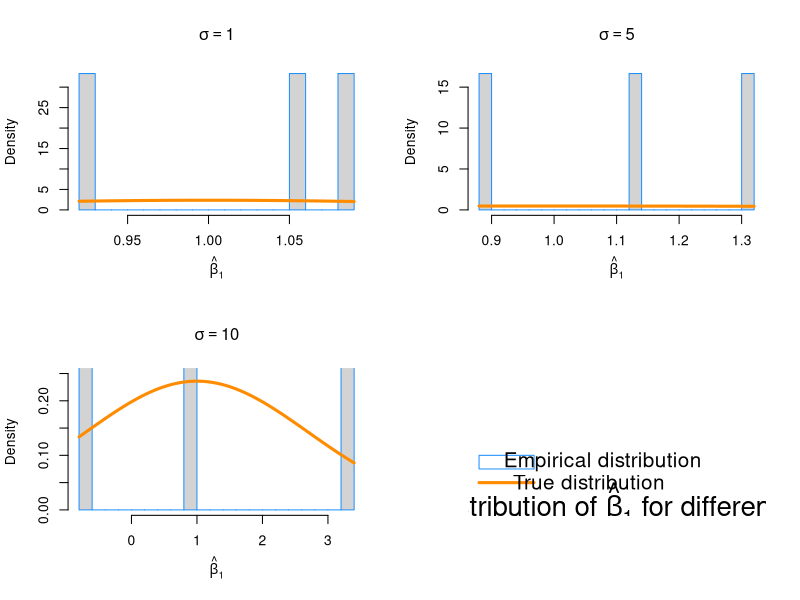
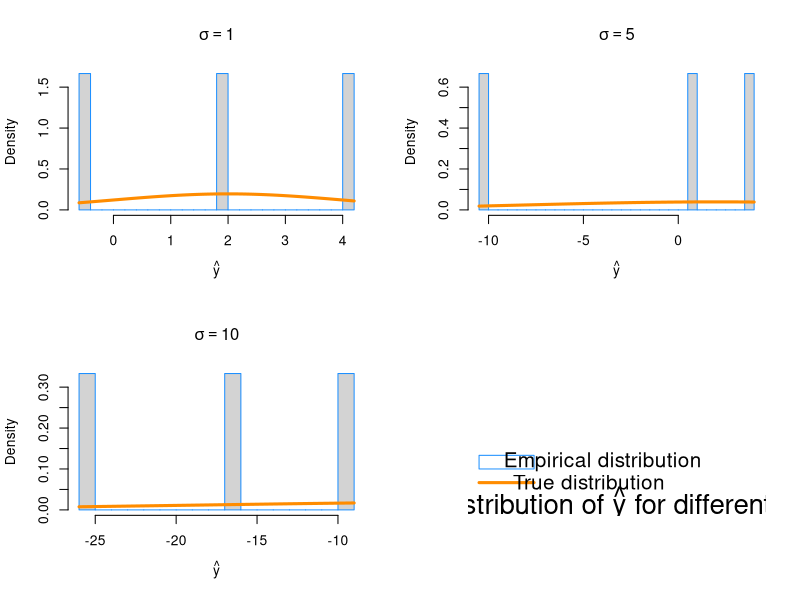
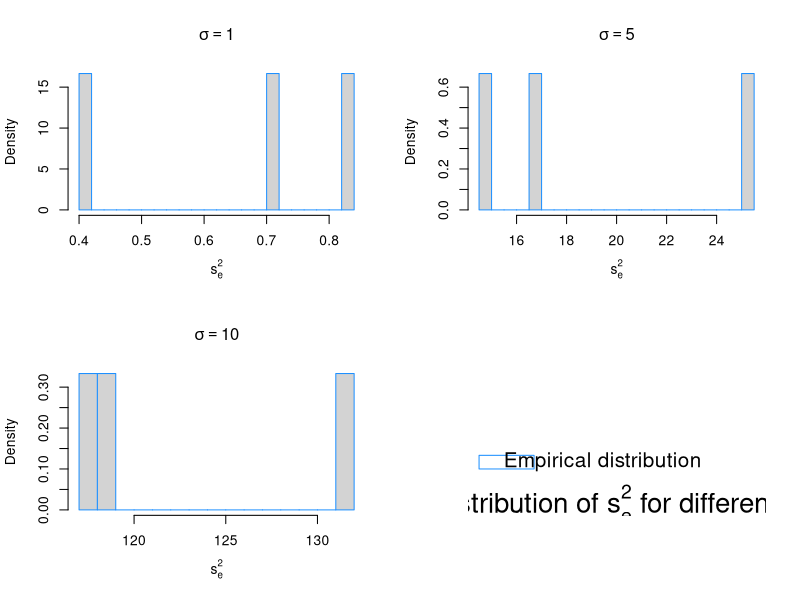
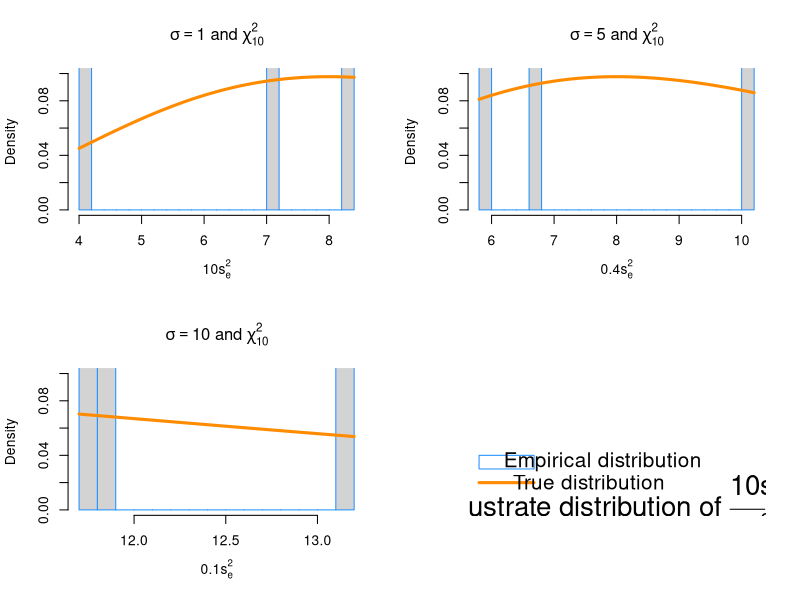

The R source for these figures, in order:
## ---- chunk 1
library(readr)

birthday = 19720816
set.seed(birthday)

BETA_0 = 2
BETA_1 = 1
BETA_2 = 1
BETA_3 = 1
BETA_4 = 1
SIGMA  = c(1, 5, 10)
X_EVAL = c(1, -3, 2.5, 0.5, 0)

NUM_SIMS = 3

sim_data = read_csv("study_1.csv")
sample_size = nrow(sim_data)

DF = sample_size - length(X_EVAL)

beta_hat_1  = matrix(data = 0, nrow = NUM_SIMS, ncol = length(SIGMA))
se_squared  = matrix(data = 0, nrow = NUM_SIMS, ncol = length(SIGMA))
y_hat_eval  = matrix(data = 0, nrow = NUM_SIMS, ncol = length(SIGMA))
## ---- chunk 2
sd_beta_hat_1_true = rep(0, length(SIGMA))
sd_y_hat_eval_true = rep(0, length(SIGMA))
y_hat_eval_true    = (t(X_EVAL) %*% c(BETA_0, BETA_1, BETA_2, BETA_3, BETA_4))[1]

X = cbind(rep(1, sample_size), sim_data$x1, sim_data$x2, sim_data$x3, sim_data$x4)
C = solve(t(X) %*% X)

for (i in 1:length(SIGMA)) {
  sd_beta_hat_1_true[i] = SIGMA[i] * sqrt(C[2, 2])
  sd_y_hat_eval_true[i] = SIGMA[i] * sqrt(t(X_EVAL) %*% C %*% X_EVAL)
}
## ---- chunk 3
for (s in 1:length(SIGMA)) {
  for (i in 1:NUM_SIMS) {
    eps           = rnorm(sample_size, mean = 0 , sd = SIGMA[s])
    sim_data$y    = BETA_0 + BETA_1 * sim_data$x1 + BETA_2 * sim_data$x2 + 
                    BETA_3 * sim_data$x3 + BETA_4 * sim_data$x4 + eps
    fit           = lm(y ~ ., data = sim_data)
    
    beta_hat_1[i, s]  = coef(fit)[2]
    se_squared[i, s]  = sum(fit$residuals ^ 2) / (sample_size - ncol(sim_data))
    y_hat_eval[i, s]  = predict(fit, newdata = data.frame(x1 = X_EVAL[2], x2 = X_EVAL[3],
                                                          x3 = X_EVAL[4], x4 = X_EVAL[5] ))
  }
}

## ---- chunk 4
mean_beta_hat_1 = c(mean(beta_hat_1[,1]), mean(beta_hat_1[,2]), mean(beta_hat_1[,3]))
sd_beta_hat_1   = c(sd(beta_hat_1[,1]), sd(beta_hat_1[,2]), sd(beta_hat_1[,3]))
mean_y_hat_eval = c(mean(y_hat_eval[,1]), mean(y_hat_eval[,2]), mean(y_hat_eval[,3]))
sd_y_hat_eval   = c(sd(y_hat_eval[,1]), sd(y_hat_eval[,2]), sd(y_hat_eval[,3]))
mean_se_squared = c(mean(se_squared[,1]), mean(se_squared[,2]), mean(se_squared[,3]))

table_data = data.frame(BETA_1, mean_beta_hat_1, SIGMA ^ 2, mean_se_squared,
                        y_hat_eval_true, mean_y_hat_eval)
library("knitr")
kable(table_data, col.names = c("$\\beta_1$", "$\\text{E}[\\hat{\\beta}_1]$",
                                "$\\sigma^2$", "$\\text{E}[s_e^2]$", "$\\hat{y}$", 
                                "$\\text{E}[\\hat{y}(x_{eval})]$"),
      caption = "Table 1")
## ---- chunk 5
plot_legend = function (title, showTrue = TRUE) {
  plot.new()
  plot.window(c(0,10), c(0,10))
  text(5, 0.5, title, 
      col = "black", cex = 2)
  rect(0, 3, 2, 4, border = "dodgerblue")
  text(4.5, 3.5, "Empirical distribution", cex = 1.5)
  if(showTrue) {
    lines(c(0, 2), c(2,2), col = "darkorange", lwd = 3)
    text(4, 2, "True distribution", cex = 1.5)    
  }
}

par(mfrow = c(2,2))

for (i in 1:length(SIGMA)) {
  #Fix the curve crop problem
  if(i != 3){
    hist(beta_hat_1[,i], prob = TRUE, breaks = 20, 
         xlab = expression(hat(beta)[1]), 
         main = substitute(sigma==value,list(value=SIGMA[i])), 
        border = "dodgerblue")    
  } else {
      hist(beta_hat_1[,i], prob = TRUE, breaks = 20, 
          ylim = c(0, 0.25),
          xlab = expression(hat(beta)[1]), 
          main = substitute(sigma==value,list(value=SIGMA[i])), 
          border = "dodgerblue")
  }
  curve(dnorm(x, mean = BETA_1, sd = sd_beta_hat_1_true[i]), 
        col = "darkorange", add = TRUE, lwd = 3)
}
plot_legend(expression(paste("Distribution of ", hat(beta)[1], " for different ", sigma)))
## ---- chunk 6
par(mfrow = c(2,2))

for (i in 1:length(SIGMA)) {
  hist(y_hat_eval[,i], prob = TRUE, breaks = 20, 
       xlab = expression(hat(y)), main = substitute(sigma==value,list(value=SIGMA[i])),
       border = "dodgerblue")
  curve(dnorm(x, mean = y_hat_eval_true, sd = sd_y_hat_eval_true[i]), 
        col = "darkorange", add = TRUE, lwd = 3)
}

plot_legend(expression(paste("Distribution of ", hat(y), " for different ", sigma)))
## ---- chunk 7
par(mfrow = c(2,2))


for (i in 1:length(SIGMA)) {
  hist(se_squared[,i], prob = TRUE, breaks = 20, 
       xlab = expression(s[e]^2), main = substitute(sigma==value,list(value=SIGMA[i])),
       border = "dodgerblue")
}

plot_legend(expression(paste("Distribution of ", s[e]^2, " for different ", sigma)), FALSE)
## ---- chunk 8
par(mfrow = c(2,2))

se_chi_squared = se_squared
for (i in 1:length(SIGMA)){
  se_chi_squared[, i] = (se_chi_squared[, i] * DF ) / SIGMA[i] ^ 2
}

for (i in 1:length(SIGMA)) {
  hist(se_chi_squared[, i], prob = TRUE, breaks = 20, ylim = c(0, 0.1),
       xlab = substitute(value*s[e]^2, list(value = DF/SIGMA[i]^2)), 
       main = substitute(sigma==value*" and "*chi[df]^2, list(value = SIGMA[i], df=DF)), 
       border = "dodgerblue")
  curve(dchisq(x, df = DF), add = TRUE, col = "darkorange", lwd = 3)
}

plot_legend(substitute("Illustrate distribution of "*frac(DF*s[e]^2, sigma^2), list(DF=DF)))
## ---- chunk 9
table_data = data.frame(BETA_1, mean_beta_hat_1, sd_beta_hat_1_true, sd_beta_hat_1, 
                        SIGMA ^ 2, mean_se_squared,
                        y_hat_eval_true, mean_y_hat_eval, sd_y_hat_eval_true, sd_y_hat_eval)
library("knitr")
kable(table_data, col.names = c("$\\hat{\\beta_{1true}}$", "$\\text{E}[\\hat{\\beta}_1]$", 
                                "$\\text{SD}[\\hat{\\beta}_{1true}]$", "$\\text{SD}[\\hat{\\beta}_1]$",
                                "$\\sigma^2$", "$\\text{E}[s_e^2]$", 
                                "$\\hat{y_{true}}$", "$\\text{E}[\\hat{y}(x_{eval})]$", 
                                "$\\text{SD}[\\hat{y_{true}}(x_{eval})]$", "$\\text{SD}[\\hat{y}(x_{eval})]$"),
      caption = "Table 2")
